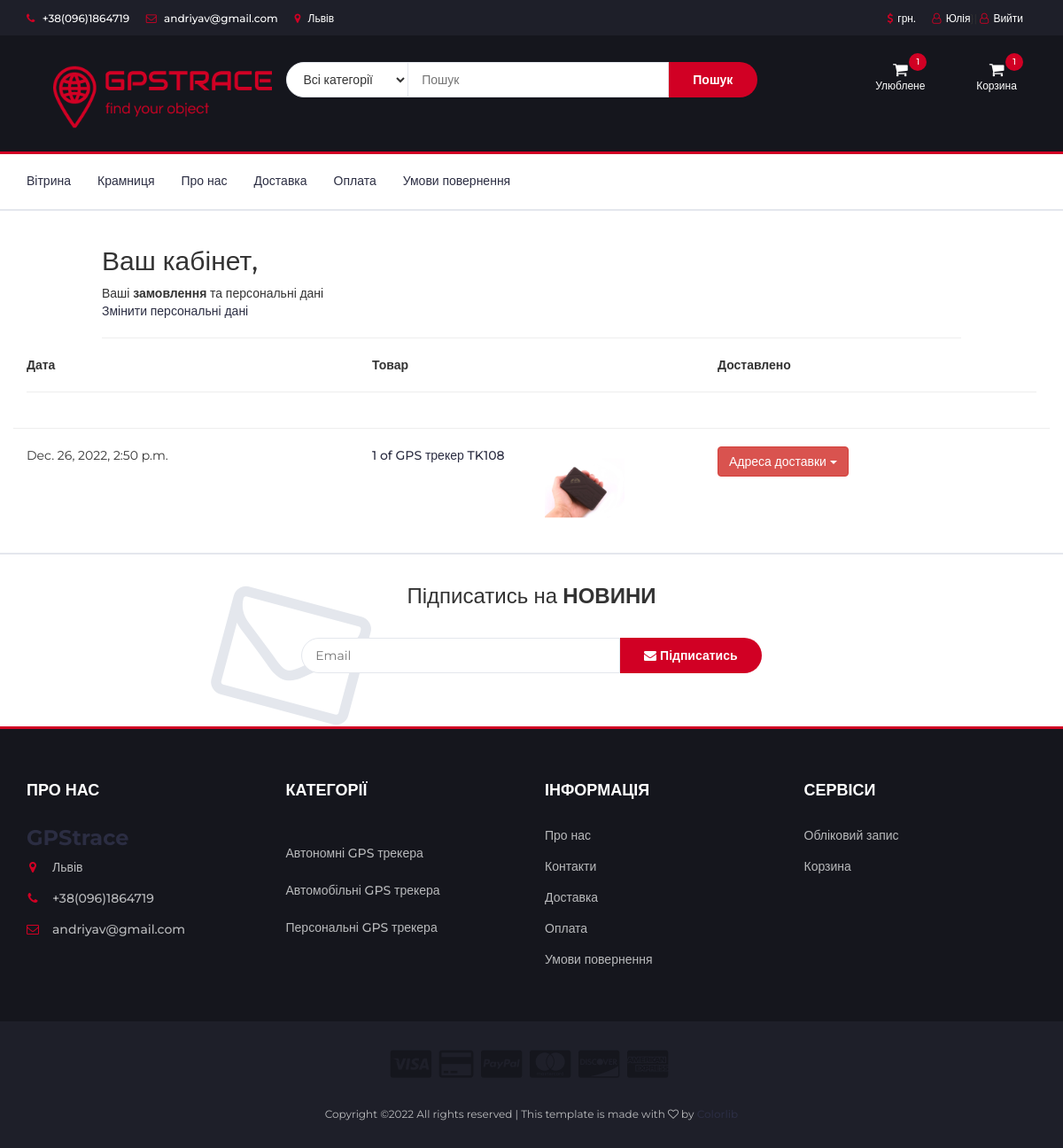
The app's page /account/dashboard/ (signed in), older data.
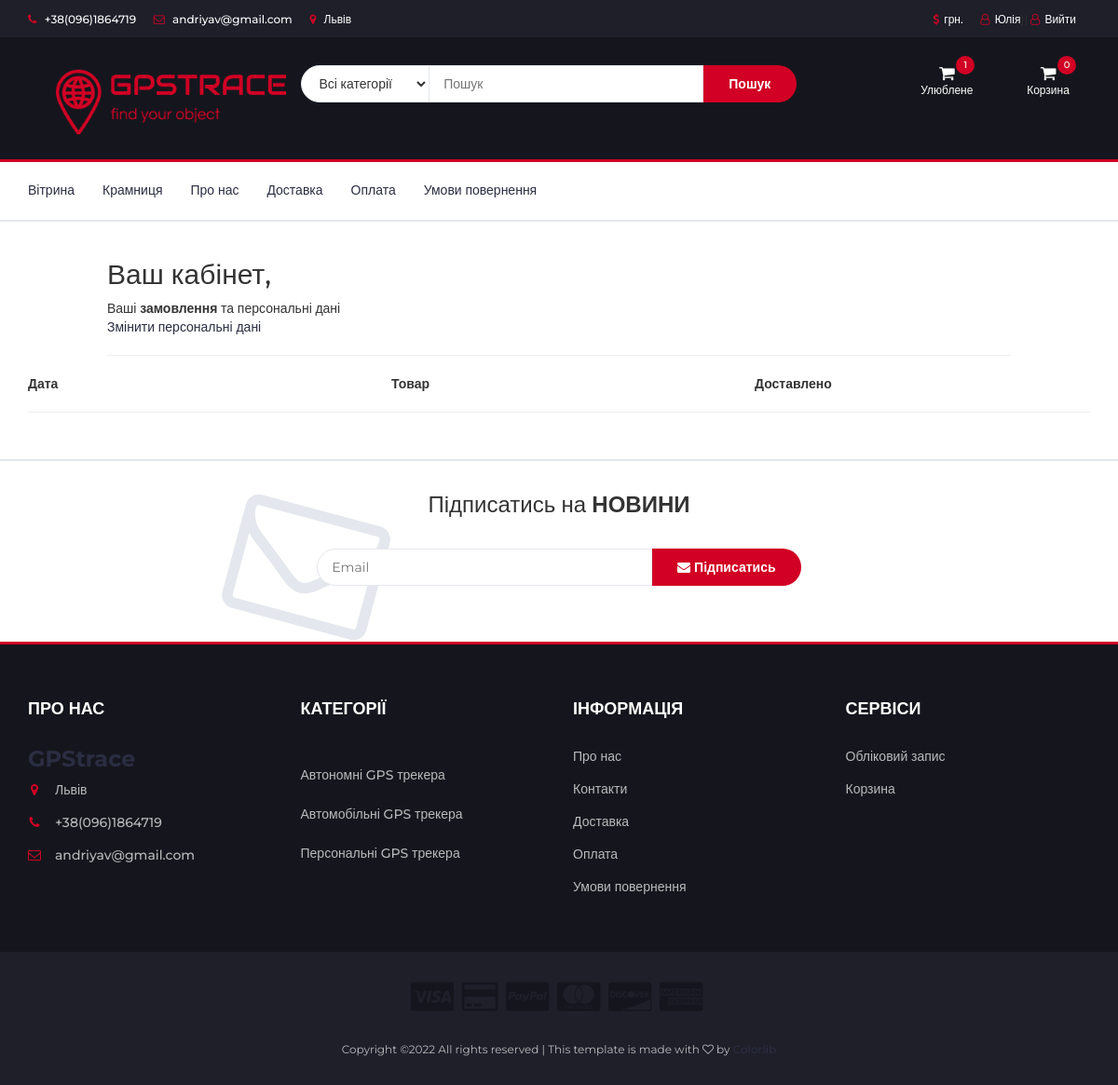
The same page, newer data.
### account/models.py (models this page shows, shortened)
class UserBase(AbstractBaseUser, PermissionsMixin):
    email = models.EmailField(_('Електронна адреса'), unique=True)
    user_name = models.CharField(max_length=150, unique=True)
    first_name = models.CharField(max_length=150, blank=True)
    about = models.TextField(_(
        'about'), max_length=500, blank=True)
    phone_number = models.CharField(max_length=15, blank=True)
    postcode = models.CharField(max_length=12, blank=True)
    address_line_1 = models.CharField(max_length=150, blank=True)
    address_line_2 = models.CharField(max_length=150, blank=True)
    town_city = models.CharField(max_length=150, blank=True)
    is_active = models.BooleanField(default=False)
    is_staff = models.BooleanField(default=False)
    created = models.DateTimeField(auto_now_add=True)
    updated = models.DateTimeField(auto_now=True)
    objects = CustomAccountManager()
    USERNAME_FIELD = 'email'
    REQUIRED_FIELDS = ['user_name']

### store/models.py (models this page shows, shortened)
class Order(models.Model):
    user = models.ForeignKey(settings.AUTH_USER_MODEL,
                             on_delete=models.CASCADE, null=True, blank=True)
    items = models.ManyToManyField(OrderItem)
    start_date = models.DateTimeField(auto_now_add=True)
    ordered_date = models.DateTimeField()
    ordered = models.BooleanField(default=False)
    ordered_date = models.DateTimeField(null=True)
    first_name = models.CharField(max_length=200,  blank=True, null=True)
    last_name = models.CharField(max_length=200, null=True)
    email = models.CharField(max_length=200, null=True)
    street_address = models.CharField(max_length=200, null=True)
    city = models.CharField(max_length=200, null=True)
    index = models.CharField(max_length=200, null=True)
    phone = models.CharField(max_length=200, null=True)
    first_name_np = models.CharField(max_length=200, blank=True, null=True)
    last_name_np = models.CharField(max_length=200, null=True)
    phone_np = models.CharField(max_length=200, null=True)
    city_np = models.CharField(max_length=200, null=True)
    address_np = models.CharField(max_length=200, null=True)
    order_notes = models.TextField(max_length=5000, null=True, blank=True)

class OrderItem(models.Model):
    user = models.ForeignKey(settings.AUTH_USER_MODEL,
                             on_delete=models.CASCADE, null=True, blank=True)
    ordered = models.BooleanField(default=False)
    item = models.ForeignKey(Item, on_delete=models.CASCADE)
    quantity = models.IntegerField(default=1)
    def __str__(self):
        return f'{self.quantity} of {self.item.title}'

class Item(models.Model):
    title = models.CharField(max_length=100, null=True, verbose_name='Назва товару')
    slug = models.SlugField(max_length=100, unique=True, db_index=True, null=True)
    photo = models.ImageField(upload_to='img', null=True)
    price = models.FloatField(blank=True, null=True, verbose_name='Ціна товару')
    discount = models.IntegerField(blank=True, null=True, verbose_name='Знижка у %')
    short_description = models.TextField(max_length=5000, null=True, blank=True, verbose_name='Короткий опис')
    description = models.TextField(max_length=5000, null=True, blank=True, verbose_name='Опис')
    details = models.TextField(max_length=5000, null=True, blank=True, verbose_name='Деталі')
    label = models.CharField(choices=LABEL_CHOICES, max_length=20, null=True, blank=True, verbose_name='Акційна мітка')
    battery = models.IntegerField(choices=BATTERY_CHOICES, null=True, blank=True,
                               verbose_name='Ємність акумуляторної батареї')
    cat = models.ForeignKey('Category', on_delete=models.PROTECT, null=True)
    quantity = models.IntegerField(default=1)
    def get_absolute_url(self):
        return reverse('itemv', kwargs={'item_slug': self.slug})
    def discount_price_calculation(self):
        self.discount_price = self.price - (self.price * (self.discount / 100))
        return self.discount_price

class Category(models.Model):
    name = models.CharField(max_length=100, db_index=True, verbose_name='Категорія')
    slug = models.SlugField(max_length=255, unique=True, db_index=True, verbose_name='URL', null=True)
    def get_absolute_url(self):
        return reverse('category', kwargs={'cat_slug': self.slug})

### account/views.py (the view, shortened to what this page needs)
# urls.py: path('dashboard/', views.dashboard, name='dashboard'),
@login_required
def dashboard(request):
    cart = Cart(request)
    request.session['skey'] = {}
    request.session.modified = True
    orders = Order.objects.filter(user=request.user).filter(ordered=True).order_by('-ordered_date')
    return render(request, 'account/user/dashboard.html', {'orders': orders})

### cart/cart.py (called while the page is built, shortened)
    def __iter__(self):
        item_slugs = self.cart.keys()
        items = Item.objects.filter(slug__in=item_slugs)
        cart = self.cart.copy()
        for item_s in items:
            cart[item_s.slug]['title'] = str(item_s.title)
            cart[item_s.slug]['photo'] = 'static/' + str(item_s.photo)
            cart[item_s.slug]['discount'] = item_s.discount
            cart[item_s.slug]['slug'] = str(item_s.slug)

### cart/context_processors.py (called while the page is built)
def cart(request):
    return {'cart': Cart(request)}

### store/templatetags/store_tags.py (called while the page is built)
@register.inclusion_tag('store/list_categories.html')
def get_categories():
    cats = Category.objects.all()
    return {'cats': cats}

@register.filter
def cart_item_count(user):
    if user.is_authenticated:
        qs = Order.objects.filter(user=user, ordered=False)
        if qs.exists():
            return qs[0].items.count()
    return 0

@register.filter
def get_cart_navbar(user):
    if user.is_authenticated:
        cart_item = OrderItem.objects.filter(user=user, ordered=False)
        if cart_item.exists():
            return cart_item

### store/templates/account/user/dashboard.html (shortened to what this page needs)
{% load static %}
{% include "store/navbar.html" %}
    <link type="text/css" rel="stylesheet" href="{% static 'css/bootstrap.min.css' %}"/>
    <link type="text/css" rel="stylesheet" href="{% static 'css/slick.css' %}"/>
    <link type="text/css" rel="stylesheet" href="{% static 'css/slick-theme.css' %}"/>
    <link type="text/css" rel="stylesheet" href="{% static 'css/nouislider.min.css' %}"/>
    <link rel="stylesheet" href="{% static 'css/font-awesome.min.css' %}">
    <link type="text/css" rel="stylesheet" href="{% static 'css/style.css' %}"/>
</head>
<main class="pt-5">
    <div class="container" style="max-width: 1000px">
        <div class="col-12">
            <h1 class="h2">Ваш кабінет, {{ request.user.first_name }}</h1>
        </div>
        <div class="col-12 d-flex justify-content-between">
            <div>Ваші <b>замовлення</b> та персональні дані</div>
            <div><a href="{% url "account:edit_details" %}">Змінити персональні дані</a></div>
        </div>
        <hr/>
    </div>
    <div class="container" style="max-width: 10000px">
        <div class="row">
            <div class="col-md-4"><b>Дата</b></div>
            <div class="col-md-4"><b>Товар</b></div>
            <div class="col-md-4"><b>Доставлено</b></div>
        </div>
        <hr/>
        {% for order in orders %}
        <div class="row">
            <hr/>
            <div class="col-md-4">{{order.ordered_date}}</div>
            <div class="col-md-4">
                {% for item in order.items.all %}
                <div class="row">
                    <div class="col-md-6"> <a href='{{item.item.get_absolute_url}}'>{{item}}</a></div>
                    <a href="{{item.item.get_absolute_url}}">
                                        <div class="product-img">
                    <div class="col-md-6"><img class="img-fluid" style="width:90px" src="{{item.item.photo.url}}"/>
                    </div>
                </div>
                    </a>
                </div>
                {% endfor %}
            </div>
            <div class="col-md-4">
                <div class="dropdown">
                    <button class="btn btn-danger" type="button" id="dropdownMenu1" data-toggle="dropdown"
                            aria-haspopup="true" aria-expanded="true">
                        Адреса доставки
                        <span class="caret"></span>
                    </button>
                </div>
            </div>
        </div>
        {% endfor %}
    </div>
    {% include "store/footer.html" %}

### store/templates/store/navbar.html (shortened to what the changed rows need)
{% load static %}
{% load store_tags %}
<link type="text/css" rel="stylesheet" href="{% static 'css/bootstrap.min.css' %}"/>
<link type="text/css" rel="stylesheet" href="{% static 'css/slick.css' %}"/>
<link type="text/css" rel="stylesheet" href="{% static 'css/slick-theme.css' %}"/>
<link type="text/css" rel="stylesheet" href="{% static 'css/nouislider.min.css' %}"/>
<link rel="stylesheet" href="{% static 'css/font-awesome.min.css' %}">
<link type="text/css" rel="stylesheet" href="{% static 'css/style.css' %}"/>
<header>
    <div id="top-header">
        <div class="container">
            <ul class="header-links pull-right">
                {% if request.user.is_authenticated %}
                <li><a href="{% url "account:dashboard" %}"><i class="fa fa-user-o"></i>{{ user.user_name }}</a>}|
                    <a href="{% url 'logout'  %}"><i class="fa fa-user-o"></i>Вийти</li>
                {% else %}
                <li><a href="{% url "account:login" %}"><i class="fa fa-user-o"></i>Обліковий запис</a></li>
                {% endif %}
            </ul>
        </div>
    </div>
    <div id="header">
        <div class="container">
            <div class="row">
                <div class="col-md-3 clearfix">
                    <div class="header-ctn">
                        <div class="dropdown">
                            <a class="dropdown-toggle" data-toggle="dropdown" aria-expanded="true">
                                <i class="fa fa-shopping-cart"></i>
                                <span>Улюблене</span>
                                <div class="qty">{{ request.user|favorite_item_count }}</div>
                            </a>
                        </div>
                        <div class="dropdown">
                            <a class="dropdown-toggle" data-toggle="dropdown" aria-expanded="true">
                                <i class="fa fa-shopping-cart"></i>
                                <span>Корзина</span>
                                {% if user.is_authenticated %}
                                <div class="qty">{{ request.user|cart_item_count }}</div>
                                {% endif %}
                        </div>
                    </div>
                </div>
            </div>
</header>

### store/templates/store/list_categories.html
{% load static %}
<ul class="main-nav nav-pills nav-stacked">
    {% for c in cats %}
    <div><br></div>
    <li><a href="{{c.get_absolute_url}}">{{c.name}}</a></li>
    {% endfor %}
</ul>

Row changes from the older to the newer data that the page shows:
removed Order: ordered_date "Dec. 26, 2022, 2:50 p.m."
no longer on this page (row unchanged): OrderItem: quantity+item "1 of GPS трекер TK108", item.photo (picture)
computed for UserBase "Юлія": user|cart_item_count "1" → "0"
